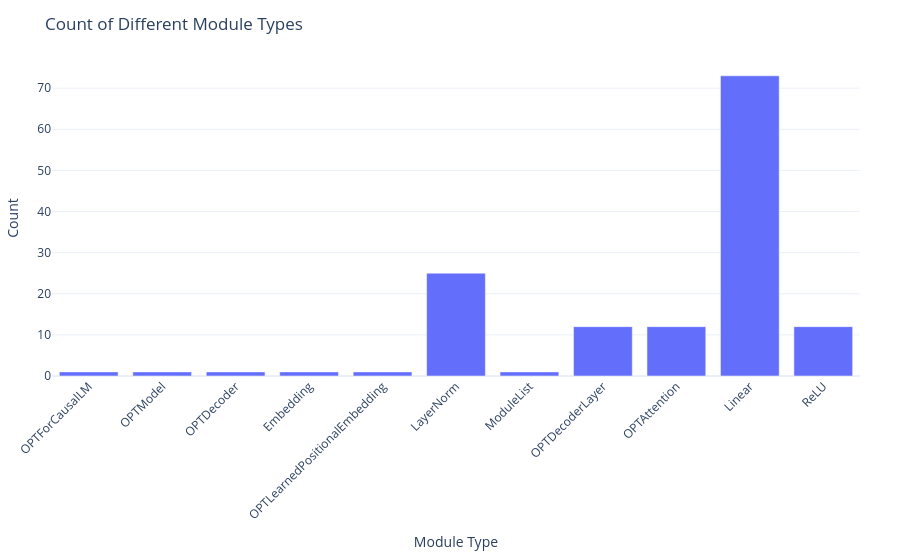

The notebook cell saved with this chart:
### Markdown cell above
### 3.3 Exploring LLM Module Composition

In this section, you'll systematically analyze the internal building blocks ("modules") that make up a large language model (LLM).

**Why is this important?**
Understanding the types and counts of modules within an LLM helps you reason about its computational structure, memory footprint, and the architectural patterns that enable its capabilities. This knowledge is foundational for model comparison, optimization, and interpretability.

**Your tasks:**
1. **Implement a module counting utility:**  
   Write a function (or class) that traverses a loaded LLM and returns a count of each unique module type it contains.
2. **Apply your utility to multiple models:**  
   Use your function to extract and compare module statistics across several LLMs. This will help you observe architectural similarities and differences.

**Key questions to answer as you explore:**
- What is the role of each module type in the model's computation?
- Which modules appear only once, and why might that be?
- Which modules are repeated many times, and what does this suggest about the model's design?
- Which module type is the most common, and what does this reveal about the model's dominant operations?

Now, let's implement the code to answer the questions.

### Code cell
def count_modules(model):
    """Count the number of each type of module in the model.

    Args:
        model: The PyTorch model to analyze

    Returns:
        dict: A dictionary mapping module type names to their counts
    """
    module_counts = {}
    
    ### To Complete ###
    for _, module in model.named_modules():
        module_type = type(module).__name__
        module_counts[module_type] = module_counts.get(module_type, 0) + 1
    ### End of To Complete ###
    return module_counts


module_counts = count_modules(model)
create_single_plot(
    module_counts,
    x_label="Module Type",
    y_label="Count",
    title="Count of Different Module Types",
)

### Figure 1 — Plotly figure (JSON) as saved in the notebook; plotly's stock layout.template omitted (floating-point values rounded to 4 significant figures)
{"data": [{"type": "bar", "x": ["OPTForCausalLM", "OPTModel", "OPTDecoder", "Embedding", "OPTLearnedPositionalEmbedding", "LayerNorm", "ModuleList", "OPTDecoderLayer", "OPTAttention", "Linear", "ReLU"], "y": [1, 1, 1, 1, 1, 25, 1, 12, 12, 73, 12]}], "layout": {"margin": {"b": 80, "l": 40, "r": 40, "t": 60}, "title": {"text": "Count of Different Module Types"}, "xaxis": {"tickangle": -45, "title": {"text": "Module Type"}}, "yaxis": {"title": {"text": "Count"}}}}
